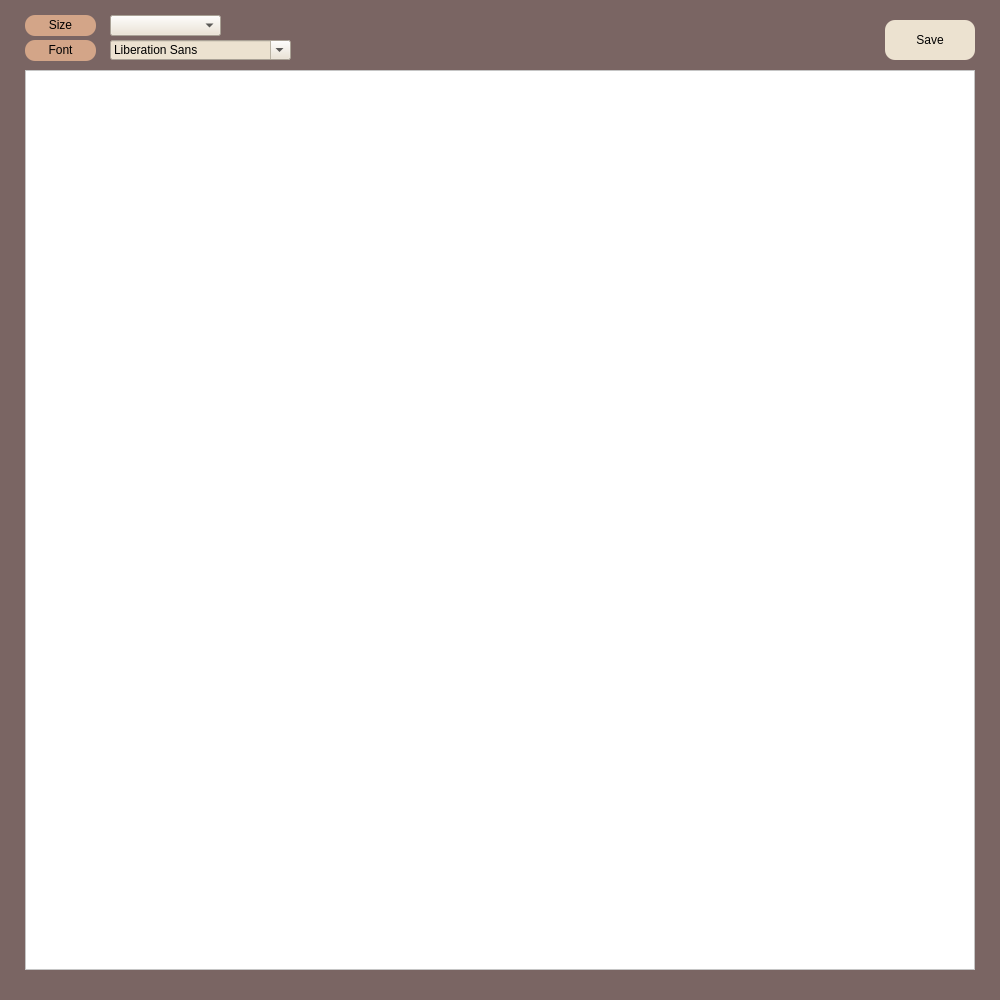
<?xml version="1.0" encoding="UTF-8"?>
<ui version="4.0">
 <class>text_editor</class>
 <widget class="QDialog" name="text_editor">
  <property name="geometry">
   <rect>
    <x>0</x>
    <y>0</y>
    <width>1000</width>
    <height>1000</height>
   </rect>
  </property>
  <property name="windowTitle">
   <string>Dialog</string>
  </property>
  <property name="styleSheet">
   <string notr="true">background-color: #7A6563;
</string>
  </property>
  <widget class="QTextEdit" name="textEdit">
   <property name="geometry">
    <rect>
     <x>25</x>
     <y>70</y>
     <width>950</width>
     <height>900</height>
    </rect>
   </property>
   <property name="styleSheet">
    <string notr="true">background-color: rgb(255, 255, 255);</string>
   </property>
  </widget>
  <widget class="QPushButton" name="saveButton">
   <property name="geometry">
    <rect>
     <x>885</x>
     <y>20</y>
     <width>90</width>
     <height>40</height>
    </rect>
   </property>
   <property name="styleSheet">
    <string notr="true">background-color: #ECE2D0;
font: 13pt &quot;Sylfaen&quot;;
border-radius: 10px;
  min-height: 20px;
  min-width: 20px;</string>
   </property>
   <property name="text">
    <string>Save</string>
   </property>
  </widget>
  <widget class="QComboBox" name="sizeComboBox">
   <property name="geometry">
    <rect>
     <x>110</x>
     <y>15</y>
     <width>111</width>
     <height>21</height>
    </rect>
   </property>
   <property name="styleSheet">
    <string notr="true">background-color: rgb(236, 226, 208);</string>
   </property>
  </widget>
  <widget class="QFontComboBox" name="fontComboBox">
   <property name="geometry">
    <rect>
     <x>110</x>
     <y>40</y>
     <width>181</width>
     <height>20</height>
    </rect>
   </property>
   <property name="styleSheet">
    <string notr="true">background-color: rgb(236, 226, 208);</string>
   </property>
  </widget>
  <widget class="QLabel" name="sizeLabel">
   <property name="geometry">
    <rect>
     <x>25</x>
     <y>15</y>
     <width>71</width>
     <height>21</height>
    </rect>
   </property>
   <property name="styleSheet">
    <string notr="true">background-color: rgb(211, 165, 136);
border-radius: 10px;
  min-height: 20px;
  min-width: 20px;
font: 11pt &quot;Sylfaen&quot;;</string>
   </property>
   <property name="text">
    <string>&lt;html&gt;&lt;head/&gt;&lt;body&gt;&lt;p align=&quot;center&quot;&gt;Size&lt;/p&gt;&lt;/body&gt;&lt;/html&gt;</string>
   </property>
  </widget>
  <widget class="QLabel" name="fontLabel">
   <property name="geometry">
    <rect>
     <x>25</x>
     <y>40</y>
     <width>71</width>
     <height>21</height>
    </rect>
   </property>
   <property name="styleSheet">
    <string notr="true">background-color: rgb(211, 165, 136);
border-radius: 10px;
  min-height: 20px;
  min-width: 20px;
font: 11pt &quot;Sylfaen&quot;;</string>
   </property>
   <property name="text">
    <string>&lt;html&gt;&lt;head/&gt;&lt;body&gt;&lt;p align=&quot;center&quot;&gt;Font&lt;/p&gt;&lt;/body&gt;&lt;/html&gt;</string>
   </property>
  </widget>
 </widget>
 <resources/>
 <connections/>
</ui>
